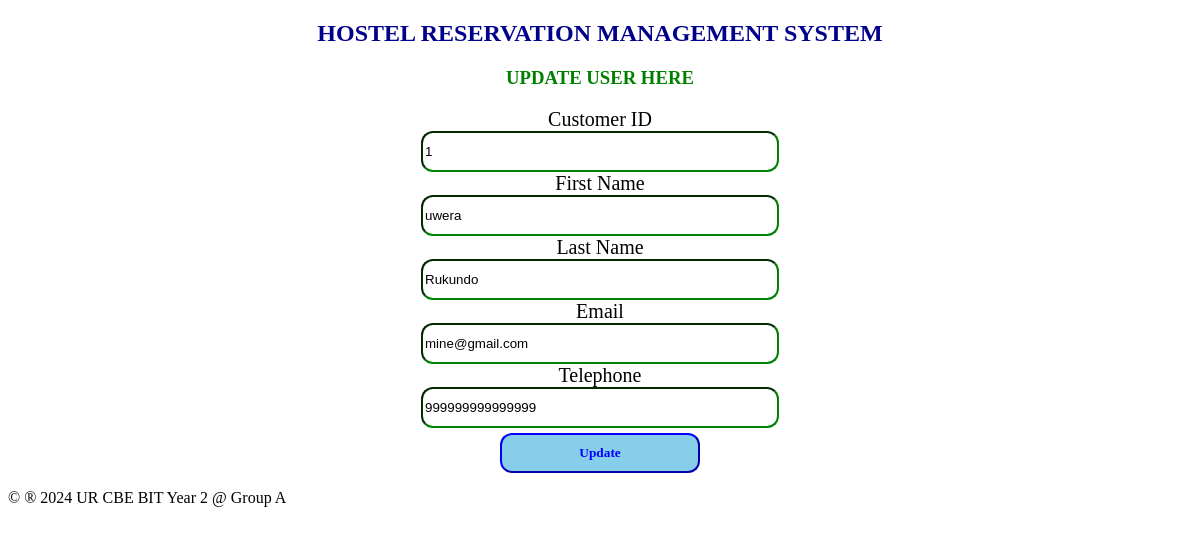
/update_customer.php?customer_id=1, run on the app's committed database.
### tables this page shows
CREATE TABLE `customer` (
  `customer_id` int(7) NOT NULL,
  `fname` varchar(18) NOT NULL,
  `lname` varchar(18) NOT NULL,
  `email` varchar(35) NOT NULL,
  `telephone` varchar(15) NOT NULL
);

### update_customer.php (the view, shortened to what this page needs)
<?php
include "dbconnection.php";
$customer_id = $fname = $lname = $email = $telephone = "";
if ($_SERVER['REQUEST_METHOD'] == 'GET' && isset($_GET["customer_id"])) {
    $customer_id = $_GET["customer_id"];
    $stmt = $connection->prepare("SELECT * FROM customer WHERE customer_id = ?");
    $stmt->bind_param("i", $customer_id);
    $stmt->execute();
    $result = $stmt->get_result();
    if ($result->num_rows > 0) {
        $row = $result->fetch_assoc();
        $customer_id = $row["customer_id"];
        $fname = $row["fname"];
        $lname = $row["lname"];
        $email = $row["email"];
        $telephone = $row["telephone"];
    } else {
        header("location: /wet/customer_table.php");
        exit;
    }
}
?>
<!DOCTYPE html>
<html lang="en">
<head>
</head>
<body>
    <center>
        <h2>HOSTEL RESERVATION MANAGEMENT SYSTEM</h2>
        <h3 style="color: green;">UPDATE USER HERE</h3>
        <section class="forms">
            <form method="POST" onsubmit="confirmUpdate();">
                <label>Customer ID</label><br>
                <input type="text" name="customer_id" class="input" value="<?php echo htmlspecialchars($customer_id); ?>"><br>
                <label>First Name</label><br>
                <input type="text" name="fname" class="input" value="<?php echo htmlspecialchars($fname); ?>"><br>
                <label>Last Name</label><br>
                <input type="text" name="lname" class="input" value="<?php echo htmlspecialchars($lname); ?>"><br>
                <label>Email</label><br>
                <input type="text" name="email"  class="input" value="<?php echo htmlspecialchars($email); ?>"><br>
                <label>Telephone</label><br>
                <input type="text" name="telephone"  class="input" value="<?php echo htmlspecialchars($telephone); ?>"><br>
                <input type="submit" name="submit" value="Update" class="sb">
            </form>
        </section>
    </center>
    <footer>
        <p>&copy; &reg; 2024 UR CBE BIT Year 2 @ Group A</p>
    </footer>
</body>
</html>

### update_customer.php (style rules this page uses)
h2 { font-family: 'Castellar'; color: darkblue; }
label { font-family: 'Elephant'; font-size: 20px; }
.sb { font-family: 'Georgia'; padding: 10px; border-color: blue; background-color: skyblue; width: 200px; margin-top: 5px; border-radius: 12px; font-weight: bold; color: blue; }
.input { width: 350px; height: 35px; border-radius: 12px; border-color: green; }

### data on the page
customer: customer_id "1", fname "uwera", lname "Rukundo", email "mine@gmail.com", telephone "999999999999999"
